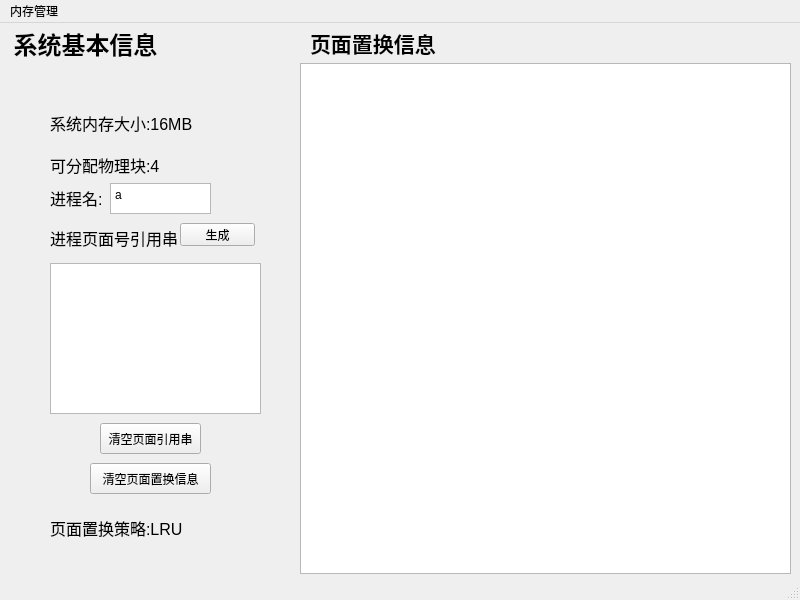
<?xml version="1.0" encoding="UTF-8"?>
<ui version="4.0">
 <class>MainWindow</class>
 <widget class="QMainWindow" name="MainWindow">
  <property name="geometry">
   <rect>
    <x>0</x>
    <y>0</y>
    <width>800</width>
    <height>600</height>
   </rect>
  </property>
  <property name="windowTitle">
   <string>MainWindow</string>
  </property>
  <widget class="QWidget" name="centralwidget">
   <widget class="QLabel" name="label">
    <property name="geometry">
     <rect>
      <x>0</x>
      <y>0</y>
      <width>171</width>
      <height>41</height>
     </rect>
    </property>
    <property name="text">
     <string>&lt;html&gt;&lt;head/&gt;&lt;body&gt;&lt;p align=&quot;center&quot;&gt;&lt;span style=&quot; font-size:18pt; font-weight:600;&quot;&gt;系统基本信息&lt;/span&gt;&lt;/p&gt;&lt;/body&gt;&lt;/html&gt;</string>
    </property>
   </widget>
   <widget class="QLabel" name="label_2">
    <property name="geometry">
     <rect>
      <x>50</x>
      <y>80</y>
      <width>161</width>
      <height>41</height>
     </rect>
    </property>
    <property name="text">
     <string>&lt;html&gt;&lt;head/&gt;&lt;body&gt;&lt;p&gt;&lt;span style=&quot; font-size:12pt;&quot;&gt;系统内存大小:16MB&lt;/span&gt;&lt;/p&gt;&lt;/body&gt;&lt;/html&gt;</string>
    </property>
   </widget>
   <widget class="QLabel" name="label_3">
    <property name="geometry">
     <rect>
      <x>50</x>
      <y>130</y>
      <width>141</width>
      <height>21</height>
     </rect>
    </property>
    <property name="text">
     <string>&lt;html&gt;&lt;head/&gt;&lt;body&gt;&lt;p&gt;&lt;span style=&quot; font-size:12pt;&quot;&gt;可分配物理块:4&lt;/span&gt;&lt;/p&gt;&lt;/body&gt;&lt;/html&gt;</string>
    </property>
   </widget>
   <widget class="QLabel" name="label_4">
    <property name="geometry">
     <rect>
      <x>50</x>
      <y>160</y>
      <width>71</width>
      <height>31</height>
     </rect>
    </property>
    <property name="text">
     <string>&lt;html&gt;&lt;head/&gt;&lt;body&gt;&lt;p&gt;&lt;span style=&quot; font-size:12pt;&quot;&gt;进程名:&lt;/span&gt;&lt;/p&gt;&lt;/body&gt;&lt;/html&gt;</string>
    </property>
   </widget>
   <widget class="QTextEdit" name="InputProcessName">
    <property name="geometry">
     <rect>
      <x>110</x>
      <y>160</y>
      <width>101</width>
      <height>31</height>
     </rect>
    </property>
    <property name="html">
     <string>&lt;!DOCTYPE HTML PUBLIC &quot;-//W3C//DTD HTML 4.0//EN&quot; &quot;http://www.w3.org/TR/REC-html40/strict.dtd&quot;&gt;
&lt;html&gt;&lt;head&gt;&lt;meta name=&quot;qrichtext&quot; content=&quot;1&quot; /&gt;&lt;style type=&quot;text/css&quot;&gt;
p, li { white-space: pre-wrap; }
&lt;/style&gt;&lt;/head&gt;&lt;body style=&quot; font-family:'SimSun'; font-size:9pt; font-weight:400; font-style:normal;&quot;&gt;
&lt;p style=&quot; margin-top:0px; margin-bottom:0px; margin-left:0px; margin-right:0px; -qt-block-indent:0; text-indent:0px;&quot;&gt;a&lt;/p&gt;&lt;/body&gt;&lt;/html&gt;</string>
    </property>
   </widget>
   <widget class="QLabel" name="label_5">
    <property name="geometry">
     <rect>
      <x>50</x>
      <y>200</y>
      <width>131</width>
      <height>31</height>
     </rect>
    </property>
    <property name="text">
     <string>&lt;html&gt;&lt;head/&gt;&lt;body&gt;&lt;p&gt;&lt;span style=&quot; font-size:12pt;&quot;&gt;进程页面号引用串&lt;/span&gt;&lt;/p&gt;&lt;/body&gt;&lt;/html&gt;</string>
    </property>
   </widget>
   <widget class="QPushButton" name="pushButton">
    <property name="geometry">
     <rect>
      <x>180</x>
      <y>200</y>
      <width>75</width>
      <height>23</height>
     </rect>
    </property>
    <property name="text">
     <string>生成</string>
    </property>
   </widget>
   <widget class="QTextBrowser" name="PageNums">
    <property name="geometry">
     <rect>
      <x>50</x>
      <y>240</y>
      <width>211</width>
      <height>151</height>
     </rect>
    </property>
   </widget>
   <widget class="QLabel" name="label_6">
    <property name="geometry">
     <rect>
      <x>50</x>
      <y>490</y>
      <width>141</width>
      <height>31</height>
     </rect>
    </property>
    <property name="text">
     <string>&lt;html&gt;&lt;head/&gt;&lt;body&gt;&lt;p&gt;&lt;span style=&quot; font-size:12pt;&quot;&gt;页面置换策略:LRU&lt;/span&gt;&lt;/p&gt;&lt;/body&gt;&lt;/html&gt;</string>
    </property>
   </widget>
   <widget class="QLabel" name="label_7">
    <property name="geometry">
     <rect>
      <x>310</x>
      <y>0</y>
      <width>151</width>
      <height>41</height>
     </rect>
    </property>
    <property name="text">
     <string>&lt;html&gt;&lt;head/&gt;&lt;body&gt;&lt;p&gt;&lt;span style=&quot; font-size:16pt; font-weight:600;&quot;&gt;页面置换信息&lt;/span&gt;&lt;/p&gt;&lt;/body&gt;&lt;/html&gt;</string>
    </property>
   </widget>
   <widget class="QTextBrowser" name="LRU_information">
    <property name="geometry">
     <rect>
      <x>300</x>
      <y>40</y>
      <width>491</width>
      <height>511</height>
     </rect>
    </property>
   </widget>
   <widget class="QPushButton" name="clearPageNums">
    <property name="geometry">
     <rect>
      <x>100</x>
      <y>400</y>
      <width>101</width>
      <height>31</height>
     </rect>
    </property>
    <property name="text">
     <string>清空页面引用串</string>
    </property>
   </widget>
   <widget class="QPushButton" name="clearLRU_information">
    <property name="geometry">
     <rect>
      <x>90</x>
      <y>440</y>
      <width>121</width>
      <height>31</height>
     </rect>
    </property>
    <property name="text">
     <string>清空页面置换信息</string>
    </property>
   </widget>
  </widget>
  <widget class="QMenuBar" name="menubar">
   <property name="geometry">
    <rect>
     <x>0</x>
     <y>0</y>
     <width>800</width>
     <height>23</height>
    </rect>
   </property>
   <widget class="QMenu" name="menu">
    <property name="title">
     <string>内存管理</string>
    </property>
   </widget>
   <addaction name="menu"/>
  </widget>
  <widget class="QStatusBar" name="statusbar"/>
 </widget>
 <resources/>
 <connections/>
</ui>
